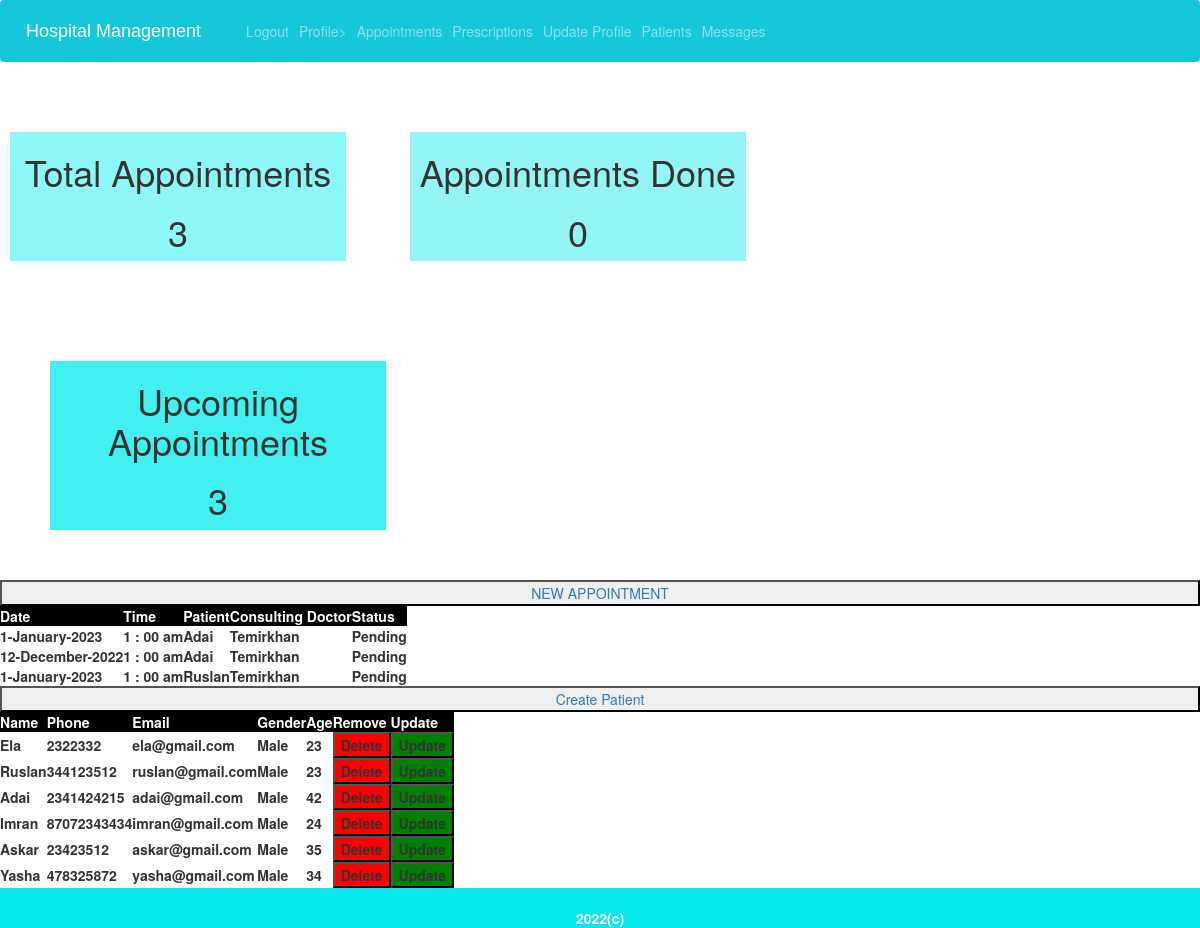
Page /appointments/reception/ (signed in) on the committed database.
### appointments/models.py (models this page shows, shortened)
class Appointment(models.Model):
    aid=models.AutoField(primary_key=True)
    doctor = models.ForeignKey(Doctor,on_delete=models.CASCADE)
    patient = models.ForeignKey(Patient,on_delete=models.CASCADE)
    status=models.CharField(max_length=20,default="Pending")
    date=models.CharField(max_length=20)
    time=models.CharField(max_length=20)

### accounts/models.py (models this page shows, shortened)
class Patient(models.Model):
    user = models.ForeignKey(User,on_delete=models.CASCADE)
    pid=models.AutoField(primary_key=True)
    phone=models.CharField(max_length=10)
    age=models.CharField(max_length=3)
    gender=models.CharField(max_length=10)
    address=models.CharField(max_length=100)
    casepaper=models.CharField(max_length=10)
    government_id=models.CharField("1",max_length=10)
    caregiver=models.CharField("88005553535",max_length=10)
    otp=models.CharField(max_length=6)
    image=models.ImageField(default='default.jpg',upload_to='med_report')
    def __str__(self):
        return f'{self.user.first_name}'

class Doctor(models.Model):
    user = models.ForeignKey(User,on_delete=models.CASCADE)
    did=models.AutoField(primary_key=True)
    phone=models.CharField(max_length=10)
    age=models.CharField(max_length=3)
    gender=models.CharField(max_length=10)
    Department=models.CharField(max_length=20)
    attendance=models.CharField(max_length=10)
    status=models.CharField(max_length=15)
    salary=models.CharField(max_length=10)
    otp=models.CharField(max_length=6)
    def __str__(self):
        return f'{self.user.first_name}'

### appointments/views.py (the view)
# urls.py: path('reception/',views.reception,name='reception'),
@login_required
def reception(request):
    ap=Appointment.objects.all()
    p=Patient.objects.all()
    tot=len(ap)
    pending=len(Appointment.objects.filter(status="Pending").all())
    com=len(Appointment.objects.filter(status="Completed").all())
    c={'ap': ap ,'p':p,'tot':tot,'pend':pending,'com':com}
    return render(request,"appointments/reception.html",c)

### appointments/templates/appointments/reception.html (shortened to what this page needs)
{% extends 'home/base.html' %}
{% block content %}
<div style="width: 28%;margin: 10px;display: inline-block;text-align: center;background-color: rgb(142, 248, 248);">
    <h1>Total Appointments</h1>
    <h1>{{tot}}</h1>
</div>
<div style="width: 28%;margin: 50px;display: inline-block;text-align: center;background-color: rgb(149, 245, 245);">
    <h1>Appointments Done</h1>
    <h1>{{com}}</h1>
</div>
<div style="width: 28%;margin: 50px;display: inline-block;text-align: center;background-color: rgb(66, 240, 240);">
    <h1>Upcoming Appointments</h1>
    <h1>{{pend}}</h1>
</div>
<div class='appt'>
    <a href="{% url 'setapt' %}"><button style="width: 100%;">NEW APPOINTMENT</button></a>
<table style="text-align: center;">
    <tr style="background-color: black;color: white;text-align: center;"><th>Date</th><th>Time</th><th>Patient</th><th>Consulting Doctor</th><th>Status</th></tr>
    {% for ap in ap %}
    <tr><th>{{ap.date}}</th><th>{{ap.time}}</th><th>{{ap.patient}}</th><th>{{ap.doctor}}</th><th>{{ap.status}}</th></tr>
    {% endfor %}
</table>
</div>
<div class='pat'>
    <a href="{% url 'crtpat' %}"><button style="width: 100%;">Create Patient</button></a>
<table style="text-align: center;">
    <tr style="background-color: black;color: white;text-align: center;">
        <th>Name</th>
        <th>Phone</th>
        <th>Email</th>
        <th>Gender</th>
        <th>Age</th>
        <th>Remove</th>
        <th>Update</th>
    </tr>
    {% for p in p %}
        <tr>
            <th>{{p.user.first_name}}</th>
            <th>{{p.phone}}</th>
            <th>{{p.user.email}}</th>
            <th>{{p.gender}}</th>
            <th>{{p.age}}</th>
            <form method="POST" action="{% url 'deletepat' %}">
            <th><button type='submit' style="background-color: red;">Delete</button></th>
            </form>
            <form method="POST" action="{% url 'updatepat' %}">
            <th><button type='submit' style="background-color: green;">Update</button></th>
        </tr>
    {% endfor %}
</table>
</div>
{% endblock %}

### rows in the picture
Appointment: date "1-January-2023", time "1 : 00 am", patient "Adai", doctor "Temirkhan", status "Pending"
Appointment: date "12-December-2022", time "1 : 00 am", patient "Adai", doctor "Temirkhan", status "Pending"
Appointment: date "1-January-2023", time "1 : 00 am", patient "Ruslan", doctor "Temirkhan", status "Pending"
Patient: user.first_name "Ela", phone "2322332", user.email "ela@gmail.com", gender "Male", age "23"
Patient: user.first_name "Ruslan", phone "344123512", user.email "ruslan@gmail.com", gender "Male", age "23"
Patient: user.first_name "Adai", phone "2341424215", user.email "adai@gmail.com", gender "Male", age "42"
Patient: user.first_name "Imran", phone "87072343434", user.email "imran@gmail.com", gender "Male", age "24"
Patient: user.first_name "Askar", phone "23423512", user.email "askar@gmail.com", gender "Male", age "35"
Patient: user.first_name "Yasha", phone "478325872", user.email "yasha@gmail.com", gender "Male", age "34"

### other values in the picture
{{ tot }} "3"
{{ com }} "0"
{{ pend }} "3"
